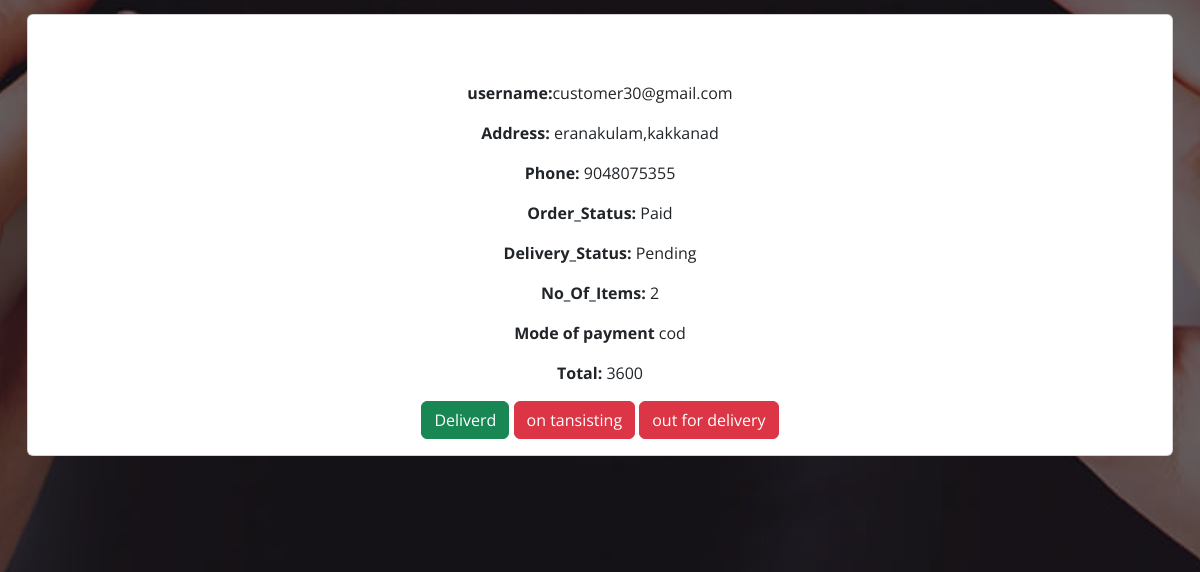
The app's page /all-orders/13/ (signed in, lower part), older data.
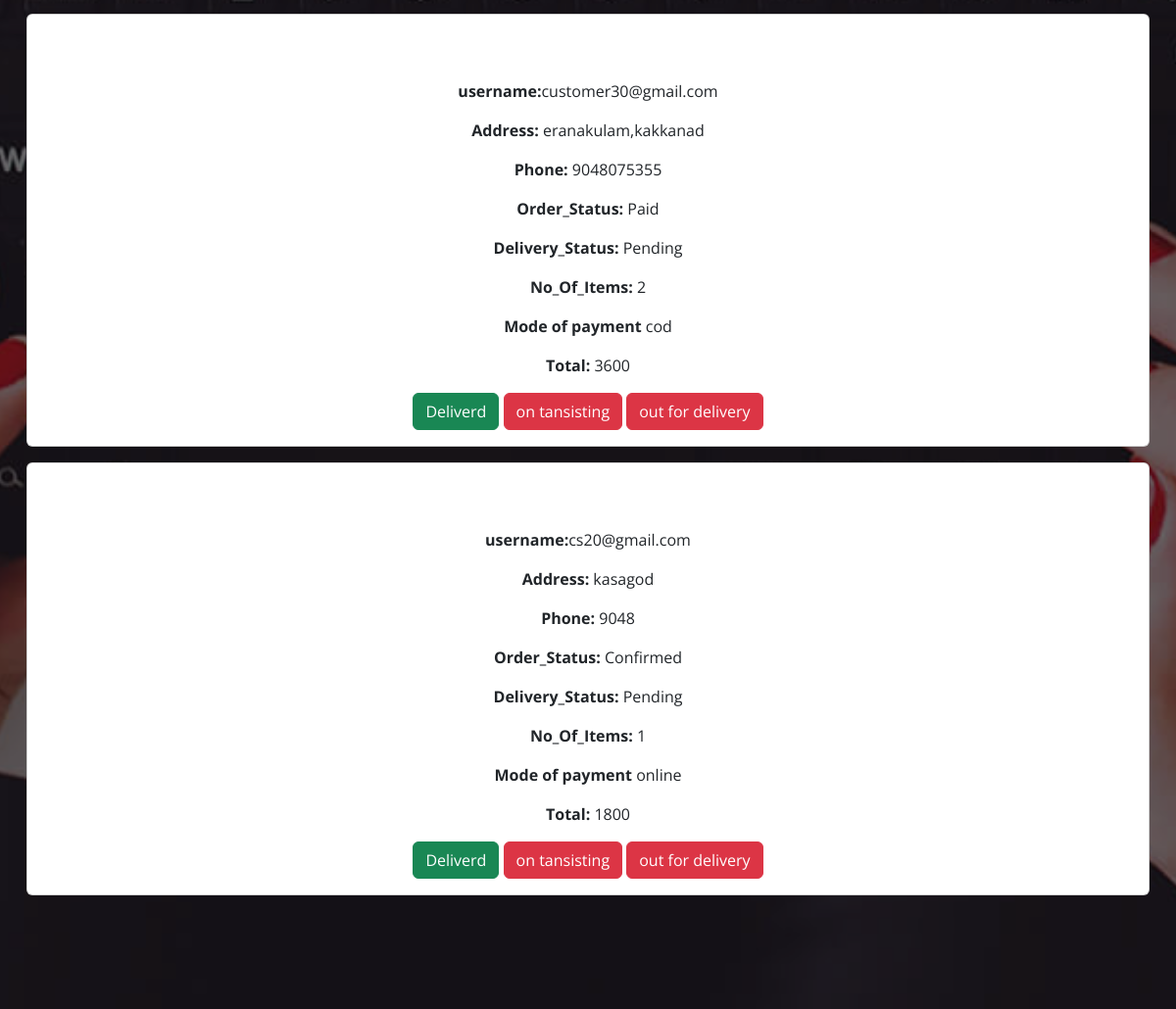
The same page, newer data.
### cart/models.py (models this page shows, shortened)
class Order(models.Model):
    status_choices = (('Confirmed', 'Confirmed'),
                      ('Pending', 'Pending'))
    dstatus_choices = (('Delivered', 'Delivered'),
                      ('Pending', 'Pending'),
                      ('Out for delivery','Out for delivery'),
                      ("Transisting",'Transisting'))
    user=models.ForeignKey(User,on_delete=models.CASCADE)
    products=models.ForeignKey(Product,on_delete=models.CASCADE)
    address=models.TextField()
    phone=models.CharField(max_length=100)
    order_status=models.CharField(max_length=30,default='Pending',choices=status_choices)
    delivery_status=models.CharField(max_length=50,default='Pending',choices=dstatus_choices)
    no_of_items=models.IntegerField()
    date_added=models.DateTimeField(auto_now_add=True)
    mode_of_payment=models.CharField(max_length=50,default="cod")
    def sub_total(self):
        return self.no_of_items*self.products.price

### users/models.py (models this page shows)
class User(AbstractUser):
    is_seller=models.BooleanField(default=False)
    is_customer=models.BooleanField(default=False)

### ecommerceapp/models.py (models this page shows, shortened)
class Product(models.Model):
    product_name=models.CharField(max_length=100)
    category=models.ForeignKey(Category,on_delete=models.CASCADE)
    brand=models. CharField(max_length=50,null=True)
    price=models.IntegerField(default=0)
    description=models.CharField(max_length=100,null=True)
    image=models.ImageField(upload_to='images/images')
    stock=models.IntegerField(null=True)
    is_sold= models.BooleanField(default=False,null=True)
    created_by = models.ForeignKey(User, related_name='items',on_delete=models.CASCADE,null=True)
    created_at = models.DateTimeField(auto_now_add=True,null=True)

### ecommerceapp/views.py (the view)
# urls.py: path('all-orders/<int:pk>/',views.all_customers,name="all-orders"),
@login_required
def all_customers(request, pk):
    try:
        products = Product.objects.get(pk=pk)
        orders = products.order_set.all()
        context = {'products': products, 'orders': orders}
        return render(request, 'all_orders.html', context)
    except Product.DoesNotExist:
        return HttpResponseNotFound('<h1>Produt not found </h1>')

### templates/all_orders.html (shortened to what this page needs)
{% extends 'base.html' %}
{% block content %}
<div class="container-fluid" style="margin-bottom: 100px; overflow-x: auto;">
    {% if orders %}
        {% for order in orders %}
            <div class="card mb-3">
                <div class="card-body">
                    <h3 class="card-title"></h3>
                    <p class="card-text"><strong>username:</strong>{{order.user.email}}</p>
                    <p class="card-text"><strong>Address:</strong> {{order.address}}</p>
                    <p class="card-text"><strong>Phone:</strong> {{order.phone}}</p>
                    <p class="card-text"><strong>Order_Status:</strong> {{ order.order_status}}</p>
                    <p class="card-text"><strong>Delivery_Status:</strong> {{order.delivery_status}}</p>
                    <p class="card-text"><strong>No_Of_Items:</strong> {{ order.no_of_items }}</p>
                    <p class="card-text"><strong>Mode of payment</strong> {{ order.mode_of_payment }}</p>
                    <p class="card-text"><strong>Total:</strong> {{ order.sub_total}}</p>
                    <a href="{% url 'ecommerceapp:change-status' order.id 'Confirmed' %}" class="btn btn-success mr-2">Deliverd</a>
                    <a href="{% url 'ecommerceapp:change-status' order.id 'on tansisting' %}" class="btn btn-danger">on tansisting</a>
                    <a href="{% url 'ecommerceapp:change-status' order.id 'out for delivery' %}" class="btn btn-danger">out for delivery</a>
                </div>
            </div>
        {% endfor %}
    {% else %}
        <div class="alert alert-info" role="alert">
            No orders found for this product.
        </div>
    {% endif %}
</div>
{% endblock %}

Row changes from the older to the newer data that the page shows:
added Order: user.email "cs20@gmail.com", address "kasagod", phone "9048", order_status "Confirmed", delivery_status "Pending", no_of_items "1", mode_of_payment "online", sub_total "1800"
